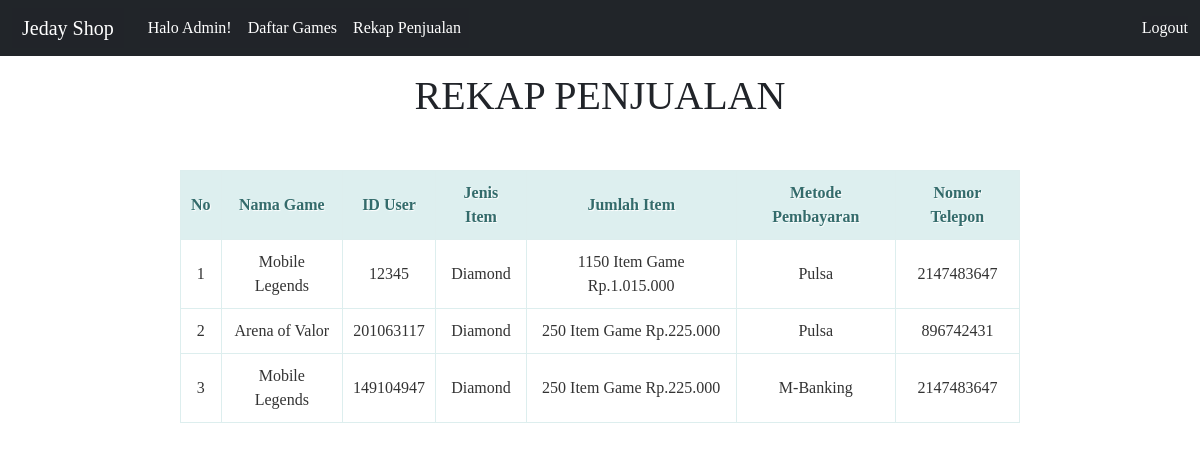
The app's page /admin/rekap.php with its own data.
### tables this page shows
CREATE TABLE `item` (
  `id` int(20) NOT NULL,
  `jenis_game` varchar(50) NOT NULL,
  `user_id` int(20) NOT NULL,
  `jenis_item` varchar(50) NOT NULL,
  `jumlah_item` varchar(50) NOT NULL,
  `pembayaran` varchar(50) NOT NULL,
  `nomor_hp` int(50) NOT NULL
);

### admin/rekap.php (the view, shortened to what this page needs)
<?php
include '../topup/database.php';
?>
<!doctype html>
<html lang="en">
<head>
    <link href="https://cdn.jsdelivr.net/npm/bootstrap@5.2.0-beta1/dist/css/bootstrap.min.css" rel="stylesheet">
</head>
<body>
    <nav class="navbar navbar-expand-lg bg-dark">
        <div class="container-fluid">
            <a class="navbar-brand text-white" href="#">Jeday Shop</a>
            <div class="collapse navbar-collapse" id="navbarNav">
                <ul class="navbar-nav">
                    <li class="nav-item">
                        <a class="nav-link active text-white" aria-current="page" href="#">Halo Admin!</a>
                    </li>
                    <li class="nav-item">
                        <a class="nav-link text-white" href="daftar-games.php">Daftar Games</a>
                    </li>
                    <li class="nav-item">
                        <a class="nav-link text-white" href="#">Rekap Penjualan</a>
                    </li>
                </ul>
            </div>
            <a href="logout.php" class="nav-link text-white"><i class="bi bi-box-arrow-in-right"></i> Logout</a>
        </div>
    </nav>
    <center>
        <h1 class="mt-3 mb-3">Rekap Penjualan</h1>
        <center>
            <br />
            <table>
                <thead>
                    <tr>
                        <th>No</th>
                        <th>Nama Game</th>
                        <th>ID User</th>
                        <th>Jenis Item</th>
                        <th>Jumlah Item</th>
                        <th>Metode Pembayaran</th>
                        <th>Nomor Telepon</th>
                    </tr>
                </thead>
                <tbody>
                    <?php
                    $query = "SELECT * FROM item ORDER BY id DESC";
                    $result = mysqli_query($conn, $query);
                    $no = 1;
                    while ($row = mysqli_fetch_assoc($result)) {
                    ?>
                        <tr>
                            <td><?php echo $no; ?></td>
                            <td><?php echo $row['jenis_game']; ?></td>
                            <td><?php echo $row['user_id']; ?></td>
                            <td><?php echo $row['jenis_item']; ?></td>
                            <td><?php echo $row['jumlah_item']; ?></td>
                            <td><?php echo $row['pembayaran']; ?></td>
                            <td><?php echo $row['nomor_hp']; ?></td>
                        </tr>
                    <?php
                        $no++;
                    }
                    ?>
                </tbody>
            </table>
</body>
</html>

### admin/rekap.php (style rules this page uses)
* { font-family: "Trebuchet MS"; }
h1 { text-transform: uppercase; color: #212429; }
table { border: solid 1px #DDEEEE; border-collapse: collapse; border-spacing: 0; width: 70%; margin: 10px auto 10px auto; }
table thead th { background-color: #DDEFEF; border: solid 1px #DDEEEE; color: #336B6B; padding: 10px; text-align: center; text-shadow: 1px 1px 1px #fff; text-decoration: none; }
table tbody td { border: solid 1px #DDEEEE; text-align: center; color: #333; padding: 10px; text-shadow: 1px 1px 1px #fff; }
a { background-color: #212429; color: #fff; padding: 10px; text-decoration: none; font-size: 12px; }

### records on screen
item: jenis_game "Mobile Legends", user "12345", jenis_item "Diamond", jumlah_item "1150 Item Game Rp.1.015.000", pembayaran "Pulsa", nomor_hp "2147483647"
item: jenis_game "Arena of Valor", user "201063117", jenis_item "Diamond", jumlah_item "250 Item Game Rp.225.000", pembayaran "Pulsa", nomor_hp "896742431"
item: jenis_game "Mobile Legends", user "149104947", jenis_item "Diamond", jumlah_item "250 Item Game Rp.225.000", pembayaran "M-Banking", nomor_hp "2147483647"
